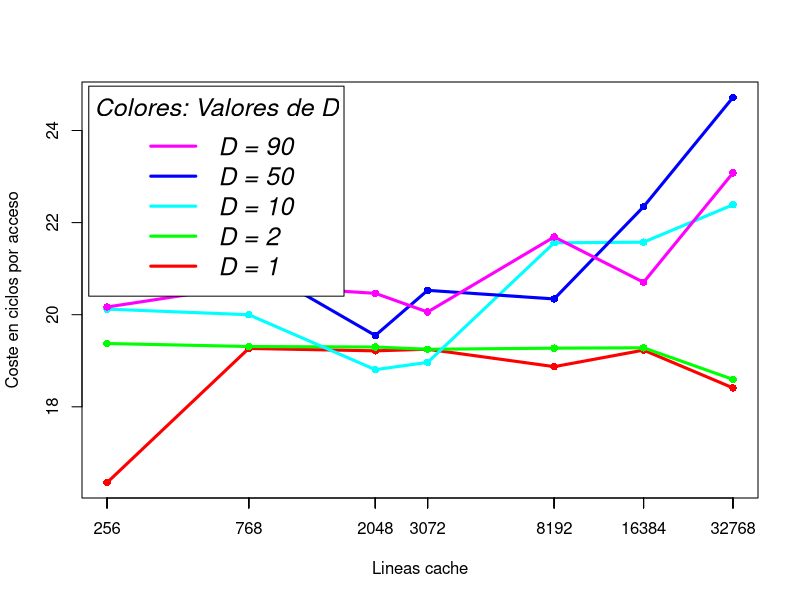

Recreate this plot in R.
datos <- read.table(file = "resFixed.csv",header = TRUE,sep = "")
datos
plot(datos$L, datos$resultado,col="white",xlab="Lineas cache", ylab="Coste en ciclos por acceso",xaxt="n", log = "x")
axis(1,datos$L)
colors = rainbow(6)[c(1,3:6)]

i=1
for (value in unique(datos$D)){
  points(datos[datos$D==value, ]$L,datos[datos$D==value, ]$resultado,col=colors[i],pch=16)
  lines (datos[datos$D==value, ]$L,datos[datos$D==value, ]$resultado, type="l",lwd=3, col=colors[i])
  i=i+1
}

legend("topleft", legend=rev(paste("D =",unique(datos$D))),
       col=rev(colors), lty=1, cex=1.5, lwd=3, title="Colores: Valores de D",inset=.01,text.font=3)

